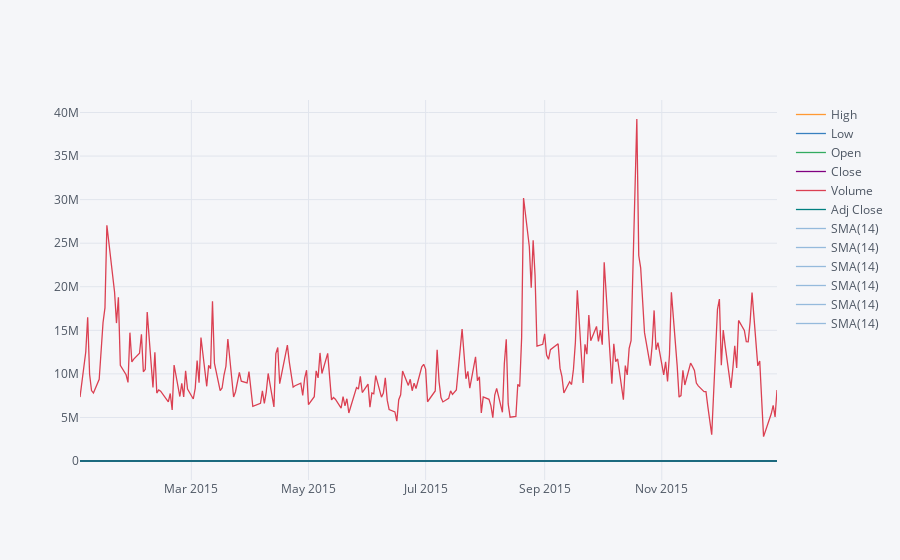

This figure's notebook cell:
### Code cell
MS_2015 = MS["2015-01-01" : "2016-01-01"]
MS_2015.ta_plot(study = "sma") # default

### Figure 1 — Plotly figure (JSON) as saved in the notebook; plotly's stock layout.template omitted (floating-point values rounded to 4 significant figures; data arrays with more than 128 entries replaced by an {"elided": "..."} marker saying what was removed)
{"data": [{"line": {"color": "rgba(255, 153, 51, 1.0)", "dash": "solid", "shape": "linear", "width": 1.3}, "mode": "lines", "name": "High", "text": "", "type": "scatter", "x": {"elided": "252 str values"}, "y": {"elided": "252 float values"}}, {"line": {"color": "rgba(55, 128, 191, 1.0)", "dash": "solid", "shape": "linear", "width": 1.3}, "mode": "lines", "name": "Low", "text": "", "type": "scatter", "x": {"elided": "252 str values"}, "y": {"elided": "252 float values"}}, {"line": {"color": "rgba(50, 171, 96, 1.0)", "dash": "solid", "shape": "linear", "width": 1.3}, "mode": "lines", "name": "Open", "text": "", "type": "scatter", "x": {"elided": "252 str values"}, "y": {"elided": "252 float values"}}, {"line": {"color": "rgba(128, 0, 128, 1.0)", "dash": "solid", "shape": "linear", "width": 1.3}, "mode": "lines", "name": "Close", "text": "", "type": "scatter", "x": {"elided": "252 str values"}, "y": {"elided": "252 float values"}}, {"line": {"color": "rgba(219, 64, 82, 1.0)", "dash": "solid", "shape": "linear", "width": 1.3}, "mode": "lines", "name": "Volume", "text": "", "type": "scatter", "x": {"elided": "252 str values"}, "y": {"elided": "252 int values"}}, {"line": {"color": "rgba(0, 128, 128, 1.0)", "dash": "solid", "shape": "linear", "width": 1.3}, "mode": "lines", "name": "Adj Close", "text": "", "type": "scatter", "x": {"elided": "252 str values"}, "y": {"elided": "252 float values"}}, {"line": {"color": "rgba(55, 128, 191, 0.49999999999999983)", "dash": "solid", "shape": "linear", "width": 1.3}, "mode": "lines", "name": "SMA(14)", "text": "", "type": "scatter", "x": {"elided": "252 str values"}, "y": {"elided": "252x6 mixed values"}}, {"line": {"color": "rgba(55, 128, 191, 0.49999999999999983)", "dash": "solid", "shape": "linear", "width": 1.3}, "mode": "lines", "name": "SMA(14)", "text": "", "type": "scatter", "x": {"elided": "252 str values"}, "y": {"elided": "252x6 mixed values"}}, {"line": {"color": "rgba(55, 128, 191, 0.49999999999999983)", "dash": "solid", "shape": "linear", "width": 1.3}, "mode": "lines", "name": "SMA(14)", "text": "", "type": "scatter", "x": {"elided": "252 str values"}, "y": {"elided": "252x6 mixed values"}}, {"line": {"color": "rgba(55, 128, 191, 0.49999999999999983)", "dash": "solid", "shape": "linear", "width": 1.3}, "mode": "lines", "name": "SMA(14)", "text": "", "type": "scatter", "x": {"elided": "252 str values"}, "y": {"elided": "252x6 mixed values"}}, {"line": {"color": "rgba(55, 128, 191, 0.49999999999999983)", "dash": "solid", "shape": "linear", "width": 1.3}, "mode": "lines", "name": "SMA(14)", "text": "", "type": "scatter", "x": {"elided": "252 str values"}, "y": {"elided": "252x6 mixed values"}}, {"line": {"color": "rgba(55, 128, 191, 0.49999999999999983)", "dash": "solid", "shape": "linear", "width": 1.3}, "mode": "lines", "name": "SMA(14)", "text": "", "type": "scatter", "x": {"elided": "252 str values"}, "y": {"elided": "252x6 mixed values"}}], "layout": {"legend": {"bgcolor": "#F5F6F9", "font": {"color": "#4D5663"}}, "paper_bgcolor": "#F5F6F9", "plot_bgcolor": "#F5F6F9", "title": {"font": {"color": "#4D5663"}}, "xaxis": {"gridcolor": "#E1E5ED", "showgrid": true, "tickfont": {"color": "#4D5663"}, "title": {"font": {"color": "#4D5663"}, "text": ""}, "zerolinecolor": "#E1E5ED"}, "yaxis": {"gridcolor": "#E1E5ED", "showgrid": true, "tickfont": {"color": "#4D5663"}, "title": {"font": {"color": "#4D5663"}, "text": ""}, "zerolinecolor": "#E1E5ED"}}}
